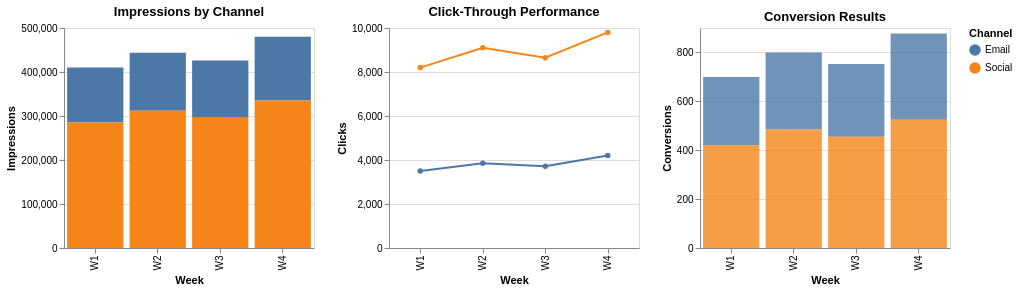

Write the Vega-Lite specification saved for this chart.
### Vega-Lite specification from a JSON file in a GitHub repository (floating-point values rounded to 4 significant figures)
{"$schema": "https://vega.github.io/schema/vega-lite/v6.json", "description": "Marketing campaign performance: Email vs Social Media", "data": {"values": [{"week": "W1", "channel": "Email", "impressions": 125000, "clicks": 3500, "conversions": 280}, {"week": "W2", "channel": "Email", "impressions": 132000, "clicks": 3850, "conversions": 315}, {"week": "W3", "channel": "Email", "impressions": 128000, "clicks": 3720, "conversions": 298}, {"week": "W4", "channel": "Email", "impressions": 145000, "clicks": 4200, "conversions": 352}, {"week": "W1", "channel": "Social", "impressions": 285000, "clicks": 8200, "conversions": 420}, {"week": "W2", "channel": "Social", "impressions": 312000, "clicks": 9100, "conversions": 485}, {"week": "W3", "channel": "Social", "impressions": 298000, "clicks": 8650, "conversions": 455}, {"week": "W4", "channel": "Social", "impressions": 335000, "clicks": 9800, "conversions": 525}]}, "hconcat": [{"title": "Impressions by Channel", "mark": "bar", "encoding": {"x": {"field": "week", "type": "ordinal", "axis": {"title": "Week"}}, "y": {"field": "impressions", "type": "quantitative", "axis": {"title": "Impressions", "format": ",.0f"}}, "color": {"field": "channel", "type": "nominal", "legend": {"title": "Channel"}}}, "width": 250, "height": 220}, {"title": "Click-Through Performance", "mark": {"type": "line", "point": true}, "encoding": {"x": {"field": "week", "type": "ordinal", "axis": {"title": "Week"}}, "y": {"field": "clicks", "type": "quantitative", "axis": {"title": "Clicks", "format": ",.0f"}}, "color": {"field": "channel", "type": "nominal"}, "strokeWidth": {"value": 2}}, "width": 250, "height": 220}, {"title": "Conversion Results", "mark": {"type": "bar", "opacity": 0.8}, "encoding": {"x": {"field": "week", "type": "ordinal", "axis": {"title": "Week"}}, "y": {"field": "conversions", "type": "quantitative", "axis": {"title": "Conversions", "format": ",.0f"}}, "color": {"field": "channel", "type": "nominal"}}, "width": 250, "height": 220}]}
